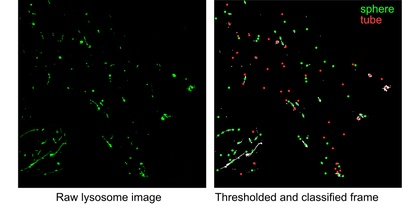
%> input picture images/lysosome-classification.jpg, 420 x 210 px, shrunk from 1890 x 945 before the run
$ octave lysosome_analysis.m   (GNU Octave 9; MATLAB toolbox functions it lacks are replaced by stand-ins)
%> lines starting %> are read from the running program, lines starting %| are printed output that depends on the picture
% Script to classify and track lysosomes with spherical and tubular shapes.
% The average velocities of each type of lysosome are computed and plotted.

% This script takes in a thresholded image stack of lysosome (live-cell
% recording which has been previously thresholded in ImageJ) and classifies
% the lysosomes into spherical and tubular objects using regionprops.
% The script then uses the Crocker and Grier tracking package

% Pedro Vallejo Ramirez and Eric J. Rees
% Created: 29/10/2018
% Updated: 19/11/2019

clear all
close all
warning('off', 'Images:initSize:adjustingMag');


%% Set default values

% Load thresholded image stack (produced in Fiji, for example)
PathInput               = 'D:\OneDriveNew\OneDrive - University of Cambridge\lag\matlab\lysosome_analysis\sample data 20191118';
%PathInput               = '/Users/pedrovallejo/OneDrive - University Of Cambridge/lag/dstorm/lysosomes/Lysosome tracking/thresholded';

[filename,Path]         = uigetfile([PathInput filesep '*.tif']);
%> the answer given: images/lysosome-classification.jpg
info                    = imfinfo([Path filename]);
N_frames                = length(info);
min_area                = 20; % pixels?
jump_sphere_max         = 17; % max distance traveled for a detected blob from one frame to the next
jump_tube_max           = 30;
eccentricity_threshold  = 0.8; % Threshold to judge between spherical and elliptical objects
data_for_tracking       = [];

showtracks              = 1; % switch to 1 to plot plotted tracks to folder.
im_flag                 = 1; % switch to 1 to see all individual frames and their classification
video_flag              = 0; % switch to 1 to record a video of the classified lysosomes
print_results           = 0; % switch to 1 to save plots to a folder
pause_flag              = 0;


% Variables for making nice figures in matlab
width                   = 10;  % width in centimeters
height                  = 10;  % height in centimeters
font_size               = 11;
lw                      = 1.0; % linewidth
msz                     = 4;   % markersize


% Prompt user to enter values
prompt                  = {'Maximum jump distance in pixels for sphere','Maximum jump distance in pixels for tube',};
dlg_title               = 'Input';
num_lines               = 1;
defaultans              = {num2str(jump_sphere_max),num2str(jump_tube_max)};
answer                  = inputdlg(prompt,dlg_title,num_lines,defaultans);
%> the answer given: 17, 30

jump_size_sphere        = str2num(answer{1});
jump_size_tube          = str2num(answer{2});

%% changing the defaults for all the figures (to-do still)
%
% The properties we've been using in the figures
set(0,'defaultLineLineWidth',lw);   % set the default line width to lw
set(0,'defaultLineMarkerSize',msz); % set the default line marker size to msz

% [12 lines of commented-out code are left out]


%%  Create output folders
file = strsplit(filename,'.');
output_dir_path = fullfile(Path,sprintf('tracking_results_%s',file{1}));
if exist(output_dir_path, 'dir')
    opts.Interpreter = 'tex';
    opts.Default = 'Continue';
    quest = '\fontsize{12}An output folder ''tracking\_results'' already exists. If you continue, data in this folder might be overwritten.';
    answer = questdlg(quest,'Message','Cancel','Continue',opts);
else
    mkdir(output_dir_path);
end

if video_flag
    file = strsplit(filename,'.');
    video_dir_path = fullfile(Path,sprintf('video_%s',file{1}));
    if exist(video_dir_path, 'dir')
        opts.Interpreter = 'tex';
        opts.Default = 'Continue';
        quest = '\fontsize{12}An output folder ''video'' already exists. If you continue, data in this folder might be overwritten.';
        answer = questdlg(quest,'Message','Cancel','Continue',opts);
    else
        mkdir(video_dir_path);
    end

end

%% Classification of blobs into spherical and tubular shapes

for lpFr = 1:N_frames

    im_dat      = imread([Path filename], lpFr);
%> im_dat is the input picture: size 210x420x3 uint8; mean R, G, B 51, 51.8, 50.6
    im_thr      = im_dat > 0;
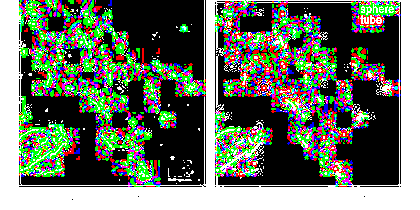
%> im_thr: size 210x420x3 logical; mean R, G, B 0.405, 0.442, 0.385
    im_size     = size(im_dat);
%> im_size = [210 420 3]

    % Get features of the thresholded image using regionprops
    stats       = regionprops(im_thr, 'Centroid', 'Area', 'Eccentricity','MajorAxisLength');
%> stats = 137 regions; largest, Area and Centroid: 107218 [207 121 2], 156 [179.4 180.4 2], 100 [184.7 29.2 2.1], 63 [121 90 2], 63 [190.5 174.1 2]
    stats_table = struct2table(stats);
%> stats_table has the same summary as stats

    Areas           = stats_table.Area;
%> Areas = 137 values, max 107218 at index 1, min 1 at index 9, mean 793.1
%> (the run ends here)
